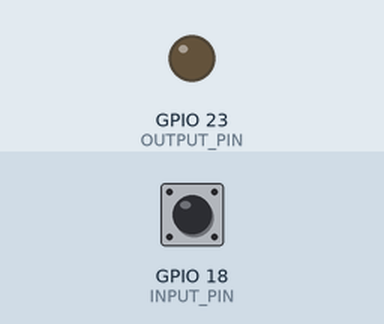
This program was run on a simulated Raspberry Pi (BCM pin numbers). Shown: output pins drawn as LEDs (lit = HIGH). Inputs (shaded band) come from the test bench; at power-on: GPIO 18 (INPUT_PIN) HIGH.

Above: at 1.2 s.
1.3 s: GPIO 18 (INPUT_PIN) pulled LOW for 0.15 s
At 1.7 s:
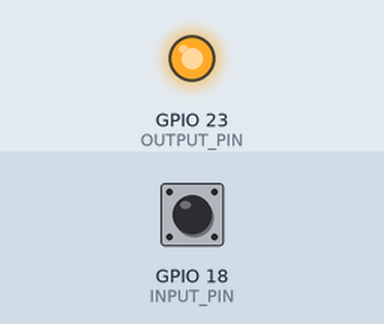
3.3 s: GPIO 18 (INPUT_PIN) pulled LOW for 3.2 s
At 7.5 s:
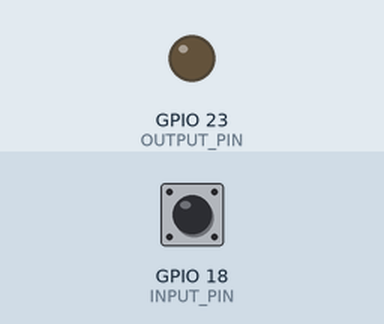
Timing chart, 0 to 9.0 s (numbered marks = the images above; inputs shaded):
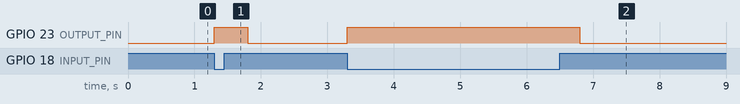

Measured:
- after the input at 1.3 s, GPIO 23 (OUTPUT_PIN): LOW → HIGH at once, → LOW 0.50 s later
- after the input at 3.3 s, GPIO 23 (OUTPUT_PIN): LOW → HIGH at once, → LOW 3.5 s later

The program:

programming_on_switch.py
```python
import RPi.GPIO as GPIO
import time

INPUT_PIN=18
OUTPUT_PIN=23

GPIO.setwarnings(False)
GPIO.setmode(GPIO.BCM)
GPIO.setup(INPUT_PIN, GPIO.IN, pull_up_down=GPIO.PUD_UP)
GPIO.setup(OUTPUT_PIN, GPIO.OUT)

while True:
    button_state = GPIO.input(INPUT_PIN)
    if button_state == False:
        GPIO.output(OUTPUT_PIN, True)
        time.sleep(0.5)
    else:
        GPIO.output(OUTPUT_PIN, False)
```
